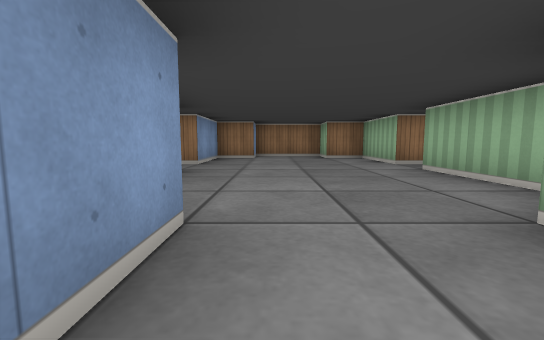
view 1 (above)

18 first-person views from a walk through a cub3D level. The camera is about half as high as the walls, tilts 6° down and sees 90° across. The floor is counted in squares. Each view is taken from the middle of a square. On the plan, view 1 faces up. The plan holds only what a view shows up to about 9 squares ahead; the rest is blank.

view 2
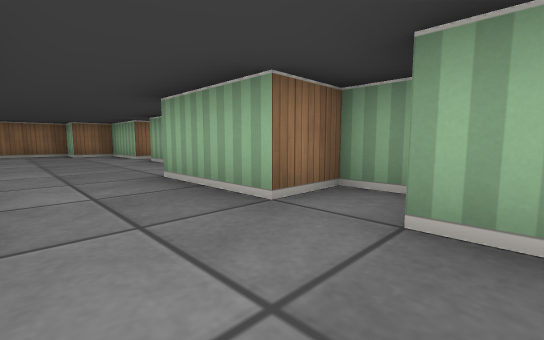

view 3
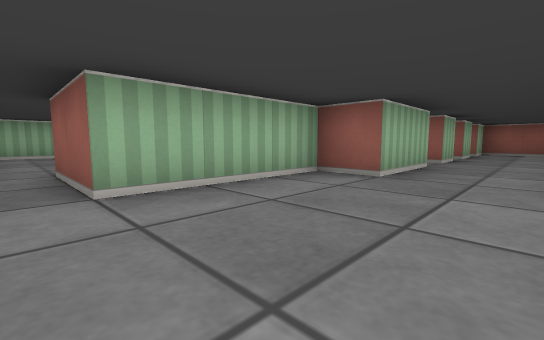

view 4
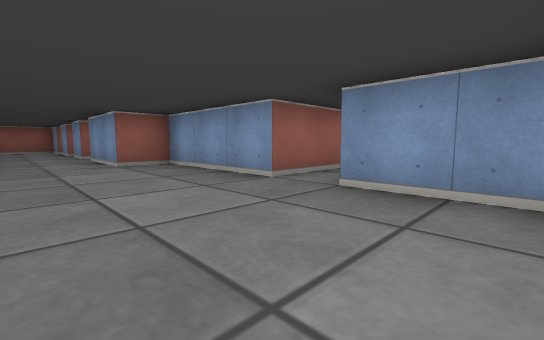

view 5
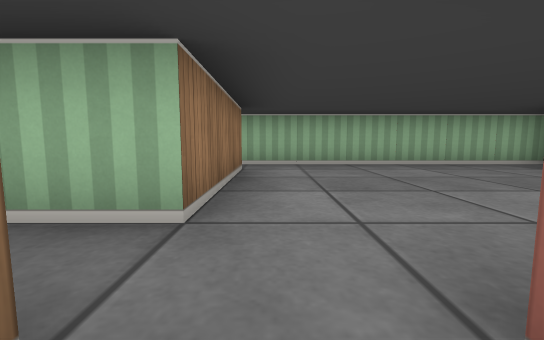

view 6
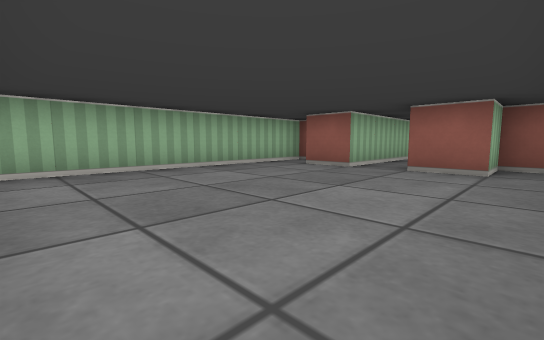

view 7
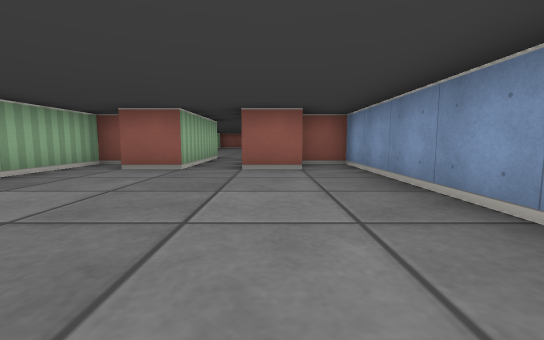

view 8
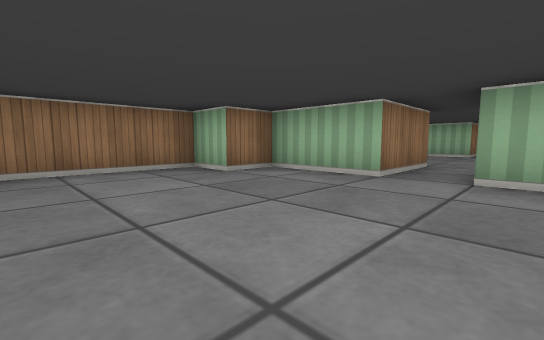

view 9
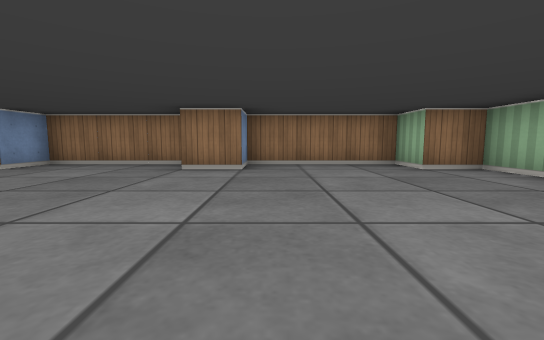

view 10
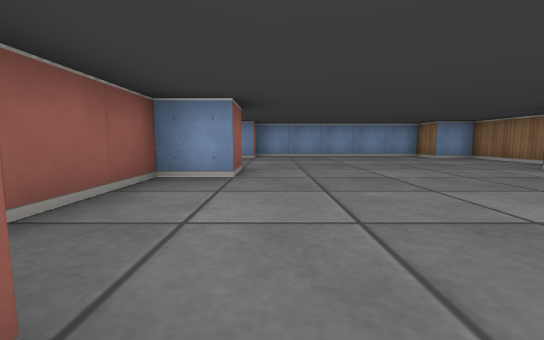

view 11
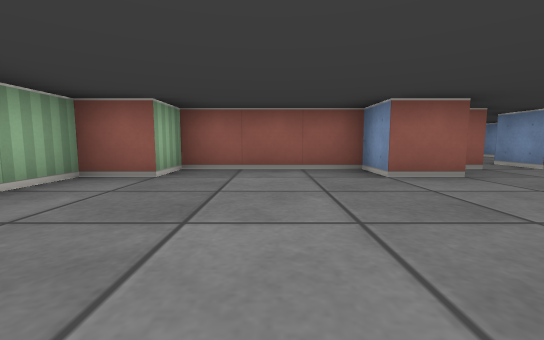

view 12
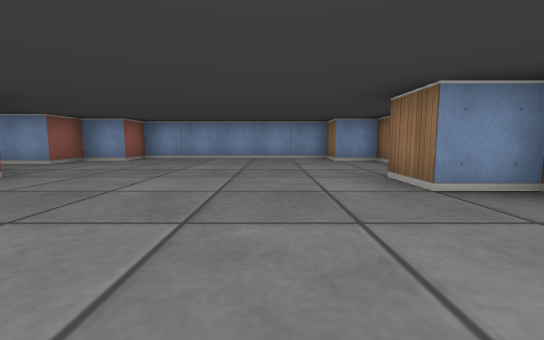

view 13
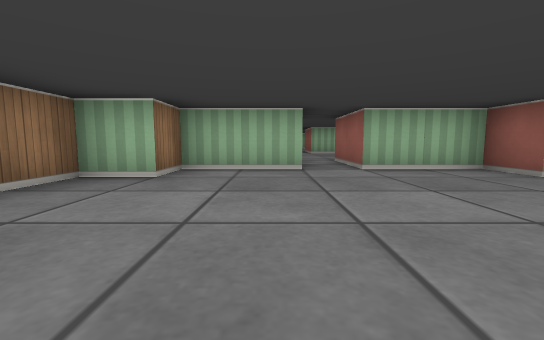

view 14
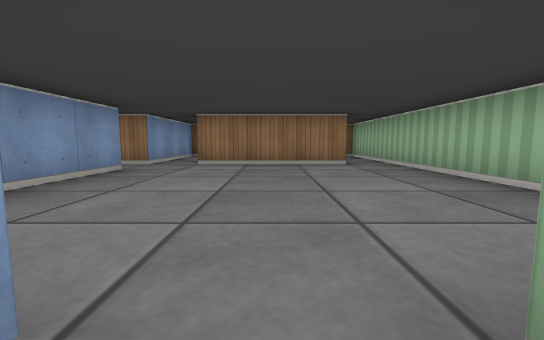

view 15
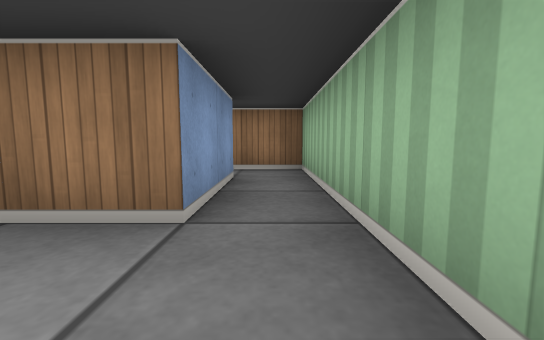

view 16
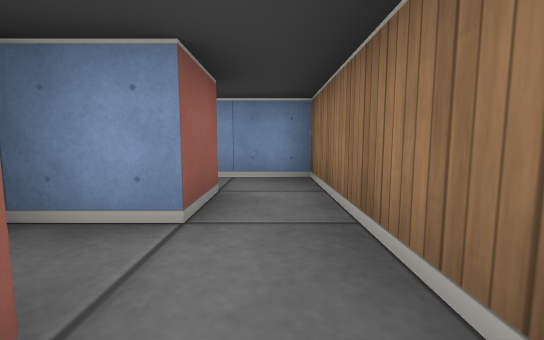

view 17
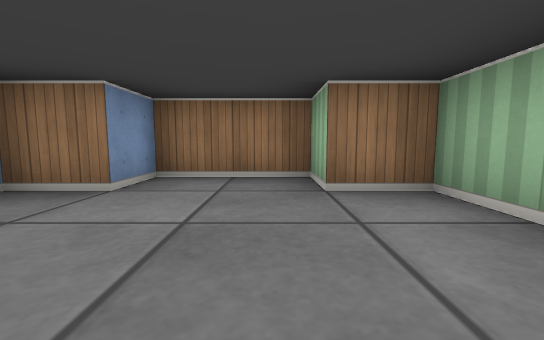

view 18
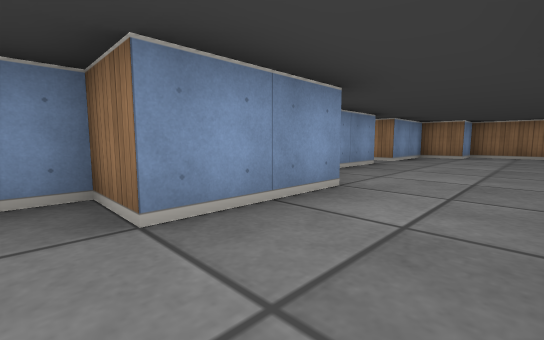

### Floor plan
Ten units are one square. View 1 is at (0, 0); x grows to the right and y downward. Boxes are objects, and circles mark ways between rooms. Rooms are numbered by the first view taken in them; rooms with no view inside come last. Other rooms are left out.
<svg viewBox="-130 -90 230 121">
<path fill="none" stroke="#000" d="M-5 15 -5 25M15 25 15 15 19 15M25 12 25 5 15 5 15 -15M-5 -15 -5 5 -15 5 -15 11M25 -55 25 -75 15 -75 15 -85 -5 -85 -5 -75 -15 -75 -15 -55 -35 -55M-35 -45 -15 -45 -15 -15 -5 -15M15 -15 25 -15 25 -45M85 -55 55 -55M45 -55 25 -55M90 5 95 5 95 -55M25 -45 45 -45 45 5 55 5 55 -5 65 -5M75 26 75 -5 85 -5M-86 -25 -75 -25 -75 -15 -45 -15 -45 -25 -35 -25 -35 -45M-88 -85 -115 -85 -115 -75 -125 -75 -125 -25 -115 -25 -115 -15 -105 -15 -105 -5M-96 -15 -91 -15M-35 -55 -35 -75 -45 -75 -45 -85 -75 -85 -75 -75 -85 -75M55 -75 65 -75 65 -65M85 -75 85 -55M55 -55 55 -65M95 -55 95 -85 45 -85 45 -55"/>
<circle cx="5" cy="-5" r="3" fill="#2a7"/>
<circle cx="35" cy="-50" r="3" fill="#2a7"/>
<circle cx="-25" cy="-50" r="3" fill="#2a7"/>
<circle cx="50" cy="-65" r="3" fill="#2a7"/>
<circle cx="90" cy="-65" r="3" fill="#2a7"/>
<text x="0" y="10">1</text>
<text x="0" y="-50">2</text>
<text x="70" y="-30">3</text>
<text x="-80" y="-50">4</text>
<text x="70" y="-70">5</text>
</svg>
Room 1 opens to room 2. Room 2 opens to room 3. Room 2 opens to room 4. Room 3 opens to room 5.

Where each view was taken, in squares from view 1:
view 1: 0 up, 0 right, facing up
view 2: 2 down, 0 right, facing up-right
view 3: 5 up, 0 right, facing down-right
view 4: 7 up, 1 right, facing down-left
view 5: 5 up, 4 right, facing right
view 6: 5 up, 5 right, facing down-right
view 7: 5 up, 6 right, facing down
view 8: 4 up, 7 left, facing up-right
view 9: 3 up, 7 left, facing up
view 10: 3 up, 4 left, facing left
view 11: 6 up, 6 left, facing down
view 12: 6 up, 5 left, facing left
view 13: 6 up, 8 left, facing right
view 14: 0 up, 7 right, facing up
view 15: 4 up, 9 right, facing up
view 16: 8 up, 8 right, facing left
view 17: 5 up, 1 right, facing up
view 18: 1 down, 1 right, facing up-left
